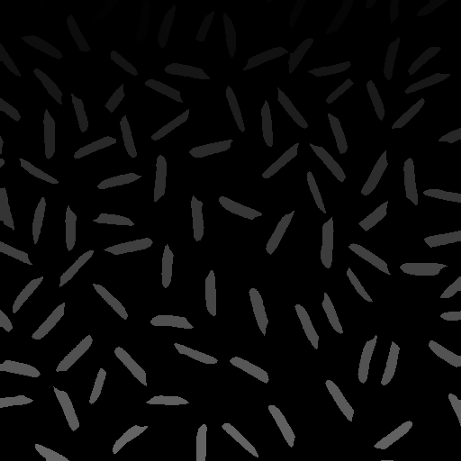
#> input picture rice_dark.png, 461 x 461 px
$ python dark.py
#> lines starting #> are read from the running program, lines starting #| are printed output that depends on the picture; after the words box and inside, x2 and y2 are one past the last pixel; in counts of white or black regions, pixels touching at a corner belong together
# Gamma Correction
import cv2
import numpy as np
from matplotlib import pyplot as plt

def process_rice_dark_improved(image_path):
#> called with image_path = 'rice_dark.png'
    img = cv2.imread(image_path, 0)
#> img is the input picture: shape (461, 461); min 0, max 114, mean 8.4

    if img is None:
        print("Could not open or find the image")
        return

    scale = 600 / img.shape[1]
#> scale = 1.3
    dim = (600, int(img.shape[0] * scale))
#> dim = (600, 600)
    img = cv2.resize(img, dim)
#> img: shape (600, 600)

    gamma = 0.5
    img_float = img.astype(float) / 255.0
    img_gamma = np.power(img_float, gamma)
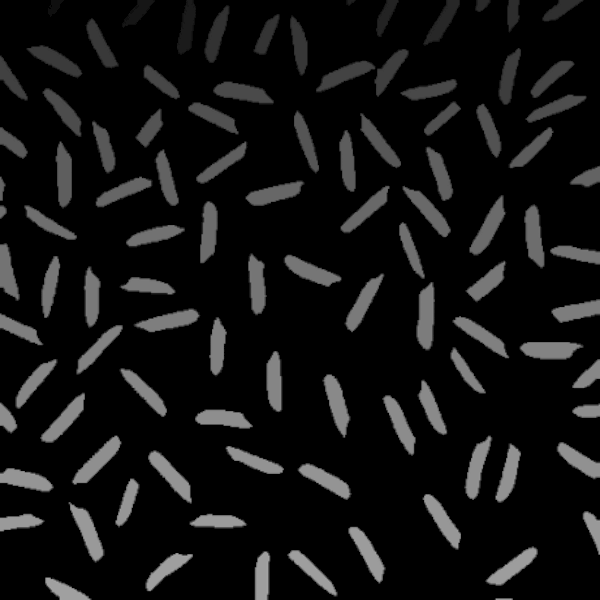
#> img_gamma: shape (600, 600) float64; min 0, max 0.657, mean 0.0741
    img_gamma = (img_gamma * 255).astype(np.uint8)

    median = cv2.medianBlur(img_gamma, 5)

    kernel_bg = cv2.getStructuringElement(cv2.MORPH_ELLIPSE, (51, 51))
    background = cv2.morphologyEx(median, cv2.MORPH_OPEN, kernel_bg)
#> background: shape (600, 600); every value is 0

    diff = cv2.subtract(median, background)

    clahe = cv2.createCLAHE(clipLimit=4.0, tileGridSize=(8,8))
    enhanced = clahe.apply(diff)

    val, thresh = cv2.threshold(enhanced, 0, 255, cv2.THRESH_BINARY + cv2.THRESH_OTSU)
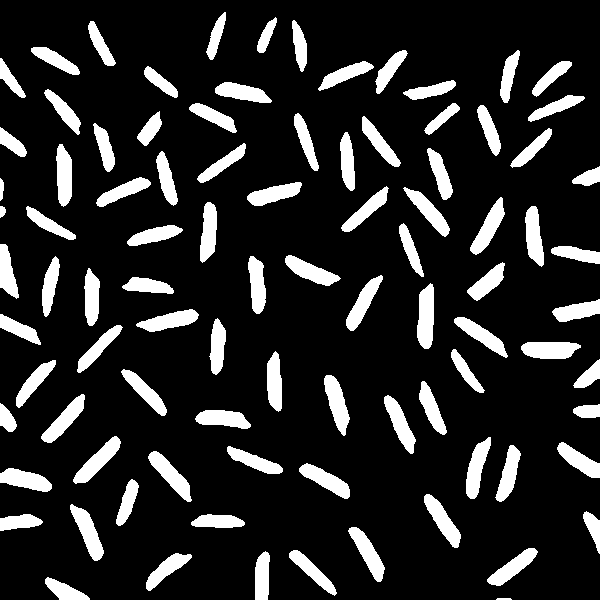
#> thresh: shape (600, 600); 15.6% white; 92 white regions, largest, box (x1, y1, x2, y2) and area: (417, 283, 434, 349) 901, (521, 342, 581, 359) 843, (324, 375, 350, 436) 833
#> val = 65

    kernel_small = np.ones((3, 3), np.uint8)
    opening = cv2.morphologyEx(thresh, cv2.MORPH_OPEN, kernel_small, iterations=2)
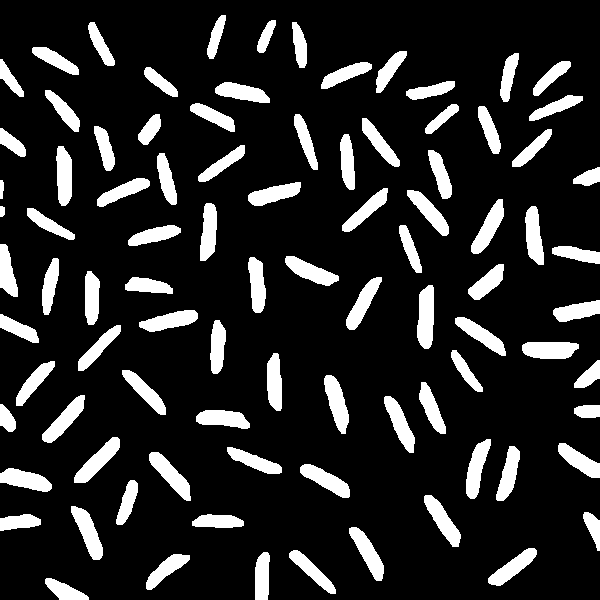
#> opening: shape (600, 600); 15.3% white; 91 white regions

    contours, _ = cv2.findContours(opening, cv2.RETR_EXTERNAL, cv2.CHAIN_APPROX_SIMPLE)
#> contours = 91 contours; largest, box (x1, y1, x2, y2) and area: (417, 285, 434, 349) 828, (522, 342, 579, 359) 770, (74, 437, 120, 483) 760, (324, 375, 349, 434) 760, (149, 452, 191, 501) 759
    count = len(contours)
#> count = 91

    plt.figure(figsize=(12, 8))
    plt.subplot(2, 2, 1)
    plt.imshow(img, cmap='gray')
    plt.title("1. Original Image")
    plt.axis('off')

    plt.subplot(2, 2, 2)
    plt.imshow(img_gamma, cmap='gray')
    plt.title("2. After Gamma Correction")
    plt.axis('off')

    plt.subplot(2, 2, 3)
    plt.imshow(enhanced, cmap='gray')
    plt.title("3. After Background Subtraction & CLAHE")
    plt.axis('off')

    plt.subplot(2, 2, 4)
    plt.imshow(opening, cmap='gray')
    plt.title(f"4. Result Count: {count} grains")
    plt.axis('off')

    plt.tight_layout()
    plt.show()
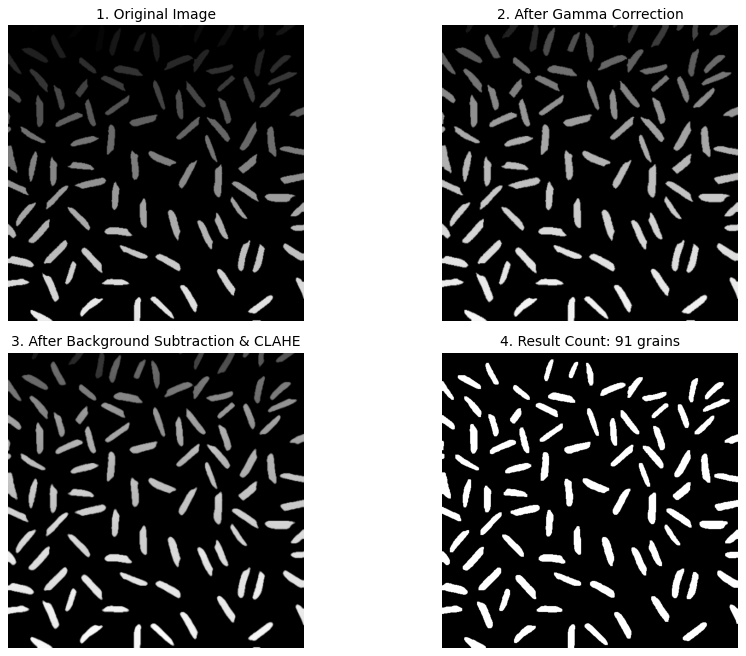
#> figure drawn by matplotlib, 4 panels

process_rice_dark_improved('rice_dark.png')
